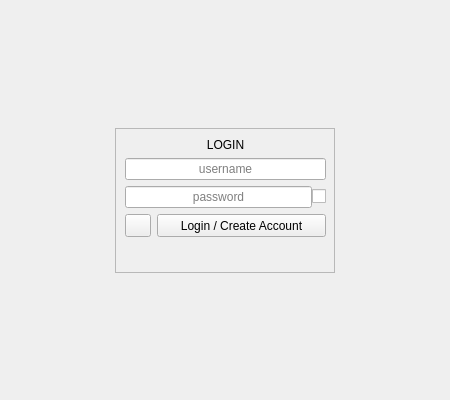
<?xml version="1.0" encoding="UTF-8"?>
<ui version="4.0">
 <class>loginWindow</class>
 <widget class="QMainWindow" name="loginWindow">
  <property name="geometry">
   <rect>
    <x>0</x>
    <y>0</y>
    <width>450</width>
    <height>400</height>
   </rect>
  </property>
  <property name="minimumSize">
   <size>
    <width>450</width>
    <height>400</height>
   </size>
  </property>
  <property name="focusPolicy">
   <enum>Qt::ClickFocus</enum>
  </property>
  <property name="windowTitle">
   <string>SWR</string>
  </property>
  <widget class="QWidget" name="centralwidget">
   <layout class="QGridLayout" name="gridLayout">
    <item row="1" column="2">
     <spacer name="horizontalSpacer_2">
      <property name="orientation">
       <enum>Qt::Horizontal</enum>
      </property>
      <property name="sizeHint" stdset="0">
       <size>
        <width>40</width>
        <height>20</height>
       </size>
      </property>
     </spacer>
    </item>
    <item row="0" column="1">
     <spacer name="verticalSpacer_4">
      <property name="orientation">
       <enum>Qt::Vertical</enum>
      </property>
      <property name="sizeHint" stdset="0">
       <size>
        <width>20</width>
        <height>40</height>
       </size>
      </property>
     </spacer>
    </item>
    <item row="2" column="1">
     <spacer name="verticalSpacer">
      <property name="orientation">
       <enum>Qt::Vertical</enum>
      </property>
      <property name="sizeHint" stdset="0">
       <size>
        <width>20</width>
        <height>40</height>
       </size>
      </property>
     </spacer>
    </item>
    <item row="1" column="1">
     <widget class="QFrame" name="frame">
      <property name="minimumSize">
       <size>
        <width>220</width>
        <height>145</height>
       </size>
      </property>
      <property name="frameShape">
       <enum>QFrame::StyledPanel</enum>
      </property>
      <property name="frameShadow">
       <enum>QFrame::Raised</enum>
      </property>
      <widget class="QWidget" name="verticalLayoutWidget_3">
       <property name="geometry">
        <rect>
         <x>10</x>
         <y>10</y>
         <width>201</width>
         <height>131</height>
        </rect>
       </property>
       <layout class="QVBoxLayout" name="verticalLayout_2">
        <item>
         <widget class="QLabel" name="label_2">
          <property name="layoutDirection">
           <enum>Qt::LeftToRight</enum>
          </property>
          <property name="text">
           <string>LOGIN</string>
          </property>
          <property name="alignment">
           <set>Qt::AlignCenter</set>
          </property>
         </widget>
        </item>
        <item>
         <widget class="QLineEdit" name="lineEdit_userName">
          <property name="focusPolicy">
           <enum>Qt::ClickFocus</enum>
          </property>
          <property name="text">
           <string/>
          </property>
          <property name="alignment">
           <set>Qt::AlignCenter</set>
          </property>
          <property name="placeholderText">
           <string>username</string>
          </property>
         </widget>
        </item>
        <item>
         <layout class="QHBoxLayout" name="horizontalLayout_3" stretch="0,0">
          <property name="spacing">
           <number>0</number>
          </property>
          <property name="sizeConstraint">
           <enum>QLayout::SetDefaultConstraint</enum>
          </property>
          <property name="topMargin">
           <number>0</number>
          </property>
          <property name="rightMargin">
           <number>0</number>
          </property>
          <item>
           <widget class="QLineEdit" name="lineEdit_5">
            <property name="focusPolicy">
             <enum>Qt::ClickFocus</enum>
            </property>
            <property name="text">
             <string/>
            </property>
            <property name="alignment">
             <set>Qt::AlignCenter</set>
            </property>
            <property name="placeholderText">
             <string>password</string>
            </property>
           </widget>
          </item>
          <item>
           <widget class="QCheckBox" name="checkBox_2">
            <property name="maximumSize">
             <size>
              <width>200</width>
              <height>16777215</height>
             </size>
            </property>
            <property name="toolTip">
             <string>Remember Credentials?</string>
            </property>
            <property name="toolTipDuration">
             <number>-1</number>
            </property>
            <property name="whatsThis">
             <string/>
            </property>
            <property name="layoutDirection">
             <enum>Qt::RightToLeft</enum>
            </property>
            <property name="text">
             <string/>
            </property>
           </widget>
          </item>
         </layout>
        </item>
        <item>
         <layout class="QHBoxLayout" name="horizontalLayout_4">
          <item>
           <widget class="QToolButton" name="toolButton">
            <property name="maximumSize">
             <size>
              <width>26</width>
              <height>26</height>
             </size>
            </property>
            <property name="text">
             <string/>
            </property>
           </widget>
          </item>
          <item>
           <widget class="QPushButton" name="pushButton_2">
            <property name="minimumSize">
             <size>
              <width>0</width>
              <height>0</height>
             </size>
            </property>
            <property name="maximumSize">
             <size>
              <width>16777215</width>
              <height>26</height>
             </size>
            </property>
            <property name="text">
             <string>Login / Create Account</string>
            </property>
           </widget>
          </item>
         </layout>
        </item>
        <item>
         <spacer name="verticalSpacer_3">
          <property name="orientation">
           <enum>Qt::Vertical</enum>
          </property>
          <property name="sizeType">
           <enum>QSizePolicy::Expanding</enum>
          </property>
          <property name="sizeHint" stdset="0">
           <size>
            <width>20</width>
            <height>0</height>
           </size>
          </property>
         </spacer>
        </item>
       </layout>
      </widget>
     </widget>
    </item>
    <item row="1" column="0">
     <spacer name="horizontalSpacer">
      <property name="orientation">
       <enum>Qt::Horizontal</enum>
      </property>
      <property name="sizeHint" stdset="0">
       <size>
        <width>40</width>
        <height>20</height>
       </size>
      </property>
     </spacer>
    </item>
   </layout>
  </widget>
  <widget class="QMenuBar" name="menubar">
   <property name="geometry">
    <rect>
     <x>0</x>
     <y>0</y>
     <width>450</width>
     <height>23</height>
    </rect>
   </property>
  </widget>
 </widget>
 <resources/>
 <connections/>
</ui>
